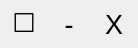
    <widget class="pnlevent" name="buttonspanel" native="true">
     <property name="enabled">
      <bool>true</bool>
     </property>
     <property name="geometry">
      <rect>
       <x>402</x>
       <y>3305</y>
       <width>138</width>
       <height>48</height>
      </rect>
     </property>
     <property name="font">
      <font>
       <pointsize>20</pointsize>
      </font>
     </property>
     <property name="autoFillBackground">
      <bool>true</bool>
     </property>
     <widget class="lblevent" name="windowmaximize">
      <property name="geometry">
       <rect>
        <x>2</x>
        <y>2</y>
        <width>44</width>
        <height>44</height>
       </rect>
      </property>
      <property name="font">
       <font>
        <family>FreeSans</family>
       </font>
      </property>
      <property name="cursor">
       <cursorShape>PointingHandCursor</cursorShape>
      </property>
      <property name="autoFillBackground">
       <bool>true</bool>
      </property>
      <property name="text">
       <string notr="true">□</string>
      </property>
      <property name="alignment">
       <set>Qt::AlignCenter</set>
      </property>
     </widget>
     <widget class="lblevent" name="windowminimize">
      <property name="geometry">
       <rect>
        <x>47</x>
        <y>2</y>
        <width>44</width>
        <height>44</height>
       </rect>
      </property>
      <property name="cursor">
       <cursorShape>PointingHandCursor</cursorShape>
      </property>
      <property name="autoFillBackground">
       <bool>true</bool>
      </property>
      <property name="text">
       <string notr="true">-</string>
      </property>
      <property name="alignment">
       <set>Qt::AlignCenter</set>
      </property>
     </widget>
     <widget class="lblevent" name="windowclose">
      <property name="geometry">
       <rect>
        <x>92</x>
        <y>2</y>
        <width>44</width>
        <height>44</height>
       </rect>
      </property>
      <property name="cursor">
       <cursorShape>PointingHandCursor</cursorShape>
      </property>
      <property name="autoFillBackground">
       <bool>true</bool>
      </property>
      <property name="text">
       <string notr="true">X</string>
      </property>
      <property name="alignment">
       <set>Qt::AlignCenter</set>
      </property>
     </widget>
    </widget>
